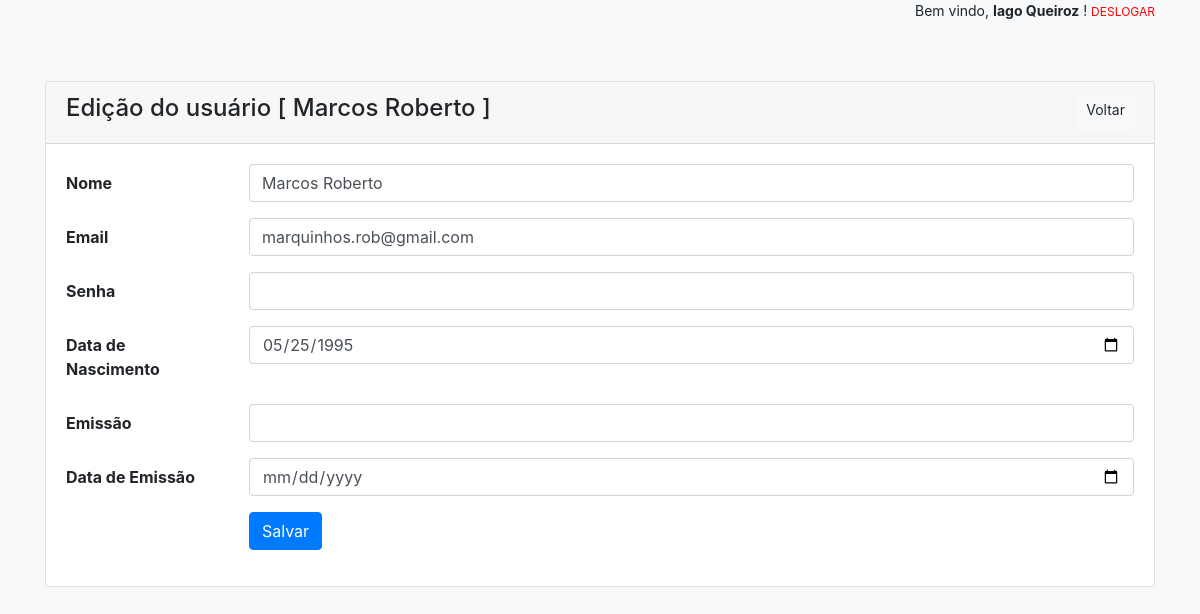
/users/edit/6 (signed in), run on the app's committed database.
### tables this page shows
CREATE TABLE IF NOT EXISTS `users` (
  `id` int(10) UNSIGNED NOT NULL AUTO_INCREMENT,
  `nome` varchar(70) NOT NULL,
  `email` varchar(120) NOT NULL,
  `senha` varchar(120) NOT NULL,
  `data_nascimento` date DEFAULT NULL,
  `emissao` int(11) DEFAULT NULL,
  `data_emissao` date DEFAULT NULL,
  PRIMARY KEY (`id`)
);

### app/Controllers/UsersController.php (called while the page is built, shortened)
<?php
class UsersController
{
    public function edit($id)
    {
        $model = new UserModel;
        $user  = $model->find($id);
        require_once APP . 'Views/_partials/header.php';
        require_once APP . 'Views/users/edit.php';
        require_once APP . 'Views/_partials/footer.php';
    }
}

### public/index.php (called while the page is built, shortened)
<?php
$app = new Application();

### app/Core/Model.php (called while the page is built, shortened)
<?php
class Model
{
    protected $db;
    private function setConnection()
    {
        try {
            $options = array(
                PDO::ATTR_DEFAULT_FETCH_MODE => PDO::FETCH_OBJ,
                PDO::ATTR_ERRMODE            => PDO::ERRMODE_EXCEPTION,
                PDO::MYSQL_ATTR_INIT_COMMAND => 'SET NAMES utf8',
            );
            $this->db = new PDO('mysql:host=' . DB_HOST . ';dbname=' . DB_NAME . ';charset=utf8', DB_USER, DB_PASS, $options);
        } catch (PDOException $e) {
            exit("The application cannot connect to the database");
        }
    }
    public function find($id)
    {
        $sql    = "SELECT * FROM {$this->table} WHERE id = :id LIMIT 1";
        $query  = $this->db->prepare($sql);
        $params = [':id' => $id];
        $query->execute($params);
        return ($query->rowCount() ? $query->fetch() : false);
    }
}

### app/Views/users/edit.php (the view, shortened to what this page needs)
<section class="container user-info">
            <div class="card">
                <div class="card-header d-flex justify-content-between aligm-items-center">
                    <h4>Edição do usuário [ <?=$user->nome?> ]</h4>
                    <a href="<?=URL?>users" class="btn btn-sm btn-light float-right">Voltar</a>
                </div>
                <div class="card-body">
                    <form method="POST" action="<?=URL?>users/update/<?=$user->id?>">
                        <div class="form-group row">
                            <label for="nome" class="col-2 col-form-label"><strong>Nome</strong></label>
                            <div class="col-10">
                                <input type="text" name="nome" class="form-control" id="nome" value="<?=$user->nome?>" required>
                            </div>
                        </div>
                        <div class="form-group row">
                            <label for="email" class="col-2 col-form-label"><strong>Email</strong></label>
                            <div class="col-10">
                                <input type="text" name="email" class="form-control" id="email" value="<?=$user->email?>" required>
                            </div>
                        </div>
                        <div class="form-group row">
                            <label for="senha" class="col-2 col-form-label"><strong>Senha</strong></label>
                            <div class="col-10">
                                <input type="password" name="senha" class="form-control" id="senha" value="" required>
                            </div>
                        </div>
                        <div class="form-group row">
                            <label for="nascimento" class="col-2 col-form-label"><strong>Data de Nascimento</strong></label>
                            <div class="col-10">
                                <input type="date" name="data_nascimento" class="form-control" id="nascimento" value="<?=$user->data_nascimento?>">
                            </div>
                        </div>
                        <div class="form-group row">
                            <label for="emissao" class="col-2 col-form-label"><strong>Emissão</strong></label>
                            <div class="col-10">
                                <input type="text" name="emissao" class="form-control" id="emissao" value="<?=$user->emissao?>">
                            </div>
                        </div>
                        <div class="form-group row">
                            <label for="data_emissao" class="col-2 col-form-label"><strong>Data de Emissão</strong></label>
                            <div class="col-10">
                                <input type="date" name="data_emissao" class="form-control" id="data_emissao" value="<?=$user->data_emissao?>">
                            </div>
                        </div>
                        <div class="form-group row">
                            <div class="col-10 offset-2">
                                <button type="submit" class="btn btn-primary">Salvar</button>
                            </div>
                        </div>
                    </div>
                </div>
        </section>

### public/css/app.css (style rules this page uses)
html,body { height: 100%; background-color: #f7f9fb; }
.users-list, .user-info { margin-top: 60px; }

### data on the page
users: nome "Marcos Roberto", email "marquinhos.rob@gmail.com", data_nascimento "05/25/1995"

### other printed values
$_SESSION['user_info']['name'] "Iago Queiroz"
